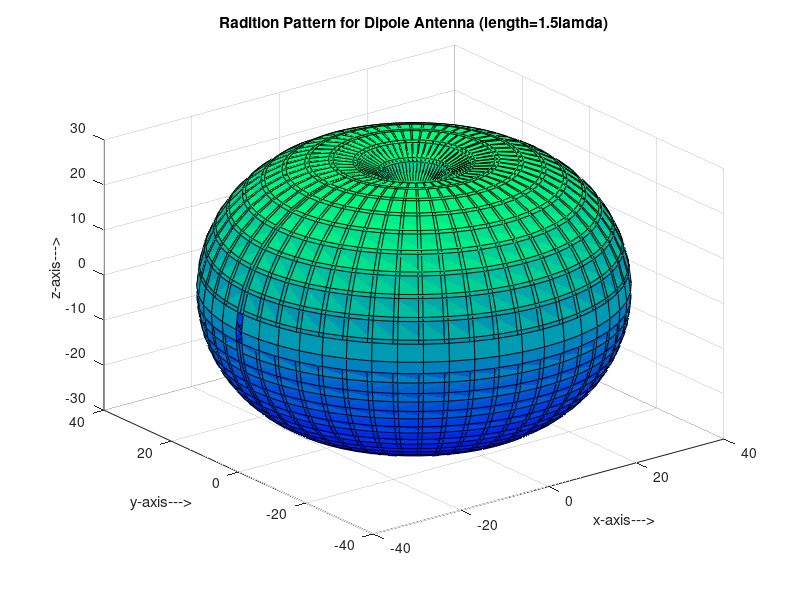

MATLAB code to generate this figure:
%********************************************************************************
%
% CA8 - DRONES
%
%********************************************************************************
%
% Alvaro Perez Ortega
% Linneuniversitet, Växjö, Sweden
% January 2014
%
% Description:         3-D Radiation Pattern of Dipole Antenna
%
%********************************************************************************

clc; clear all; close all;

% Defining variables in spherical coordinates
theta=[0:0.12:2*pi]; %theta vector
phi=[0:0.12:2*pi];   %phi vector

l_lamda1=1/100;      %length of antenna in terms of wavelengths
I0=1;                %max current in antenna structure
n=120*pi;            %eta
 
% Evaluating radiation intensity(U)
U1=( n*( I0^2 )*( ( cos(l_lamda1*cos(theta-(pi/2))/2) - cos(l_lamda1/2) )./ sin(theta-(pi/2)) ).^2 )/(8*(pi)^2);

% Converting to dB scale
U1_1=10*log10(U1);

% Normalizing in order to make U vector positive
min1=min(U1_1);
U=U1_1-min1;
 
% Expanding theta to span entire space
U(1,1)=0;
for n=1:length(phi)
    theta(n,:)=theta(1,:);
end
% Expanding phi to span entire space
phi=phi';
for m=1:length(phi)
    phi(:,m)=phi(:,1);
end
% Expanding U to span entire space
for k=1:length(U)
    U(k,:)=U(1,:);
end
 
% Converting to spherical coordinates 
[x,y,z]=sph2cart(phi,theta,U);

% Plotting routine
surf(x,y,z)
colormap(winter)
title('Radition Pattern for Dipole Antenna (length=1.5lamda)')
xlabel('x-axis--->')
ylabel('y-axis--->')
zlabel('z-axis--->')

